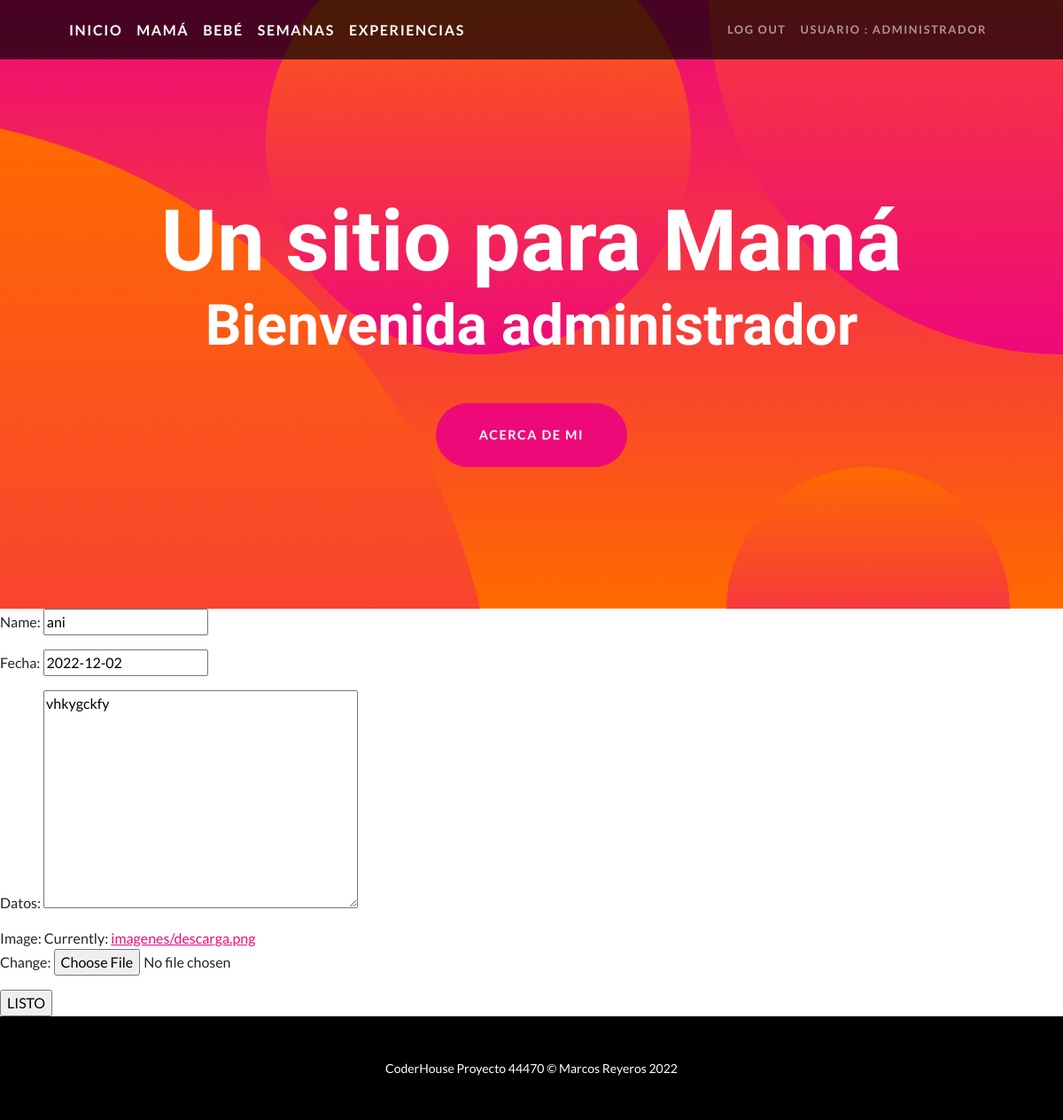
Screenshot of /experiancias/editar/1/ (signed in) with the database file from the repository.
### appFinal/models.py (models this page shows, shortened)
class Experiencias(models.Model):
    name = models.CharField(max_length=20)
    fecha = models.DateField()
    datos = models.TextField(max_length=2000, null=True)
    image = models.ImageField(upload_to='imagenes', null=True, blank=True)

### appFinal/views.py (the view)
# urls.py: path("experiancias/editar/<id>/", editarExperiencia, name="ap-editarexperiecias"),
def editarExperiencia(request, id):
    exp = Experiencias.objects.get(id = id)
    if request.method == "POST":
        formulario = ExperienciasForm(request.POST)
        if formulario.is_valid():
            data = formulario.cleaned_data
            exp.name = data["name"]
            exp.fecha = data["fecha"]
            exp.datos = data["datos"]
            exp.image = data["image"]
            exp.save()
            return redirect("ap-experiecias")
        else:
            return render(request, 'appFinal/editar_experiencia.html', {"formulario":formulario, "errores":formulario.errors})
    else:
        formulario = ExperienciasForm(initial={"name" : exp.name, "fecha" : exp.fecha, "datos" : exp.datos, "image" : exp.image})
        return render(request, 'appFinal/editar_experiencia.html', {"formulario":formulario, "errores":""})

### appFinal/forms.py
class ExperienciasForm(forms.Form):
    name = forms.CharField()
    fecha = forms.DateField()
    datos = forms.CharField(widget=forms.Textarea)
    image = forms.ImageField()

### appFinal/templates/appFinal/editar_experiencia.html (shortened to what this page needs)
{% extends 'appSitio/base.html' %}
{% block contenido %}
    <form method="post" enctype="multipart/form-data">{% csrf_token %}
        {{ formulario.as_p }}
        <input type="submit" value="LISTO">
    </form>
{% endblock %}

### appSitio/templates/appSitio/base.html (shortened to what this page needs)
<!DOCTYPE html>
<html lang="en">
    <head>
        {% load static %}
        <link href="{% static 'appSitio/css/styles.css' %}" rel="stylesheet" />
    </head>
    <body id="page-top">
        <nav class="navbar navbar-expand-lg navbar-dark navbar-custom fixed-top">
            <div class="container px-5">
                <a class="navbar-brand" href="{% url 'ap-inicio'%}">INICIO</a>
                <a class="navbar-brand" href="{% url 'ap-madre'%}"> MAMÁ</a>
                <a class="navbar-brand" href="{% url 'ap-bebe'%}"> BEBÉ</a>
                <a class="navbar-brand" href="{% url 'ap-semana'%}"> SEMANAS</a>
                <a class="navbar-brand" href="{% url 'ap-experiecias' %}"> EXPERIENCIAS</a>
                <div class="collapse navbar-collapse" id="navbarResponsive">
                    <ul class="navbar-nav ms-auto">
                        {% if request.user.is_authenticated %}
                            <li class="nav-item"><a class="nav-link" href="{% url 'ap-logout'%}">Log Out</a></li>
                            <li class="nav-item"><a class="nav-link" href="{% url 'ap-editarPerfil'%}">USUARIO : {{request.user.username}}</a></li>
                        {% else %}
                            <li class="nav-item"><a class="nav-link" href="{% url 'ap-login'%}">Log In</a></li>
                            <li class="nav-item"><a class="nav-link" href="{% url 'ap-registro'%}">Sign Up</a></li>
                        {% endif %}
                    </ul>
                </div>
            </div>
        </nav>
        <header class="masthead text-center text-white">
            <div class="masthead-content">
                <div class="container px-5">
                    <h1 class="masthead-heading mb-0">Un sitio para Mamá</h1>
                    {% if request.user.is_authenticated %}
                        <h2 class="masthead-subheading mb-0">Bienvenida {{request.user.username}} </h2>
                    {% else %}
                        <h2 class="masthead-subheading mb-0">Bienvenida</h2>
                    {% endif %}
                    <a class="btn btn-primary btn-xl rounded-pill mt-5" href="{% url 'ap-about' %}">ACERCA DE MI</a>
                </div>
            </div>
            <div class="bg-circle-1 bg-circle"></div>
            <div class="bg-circle-2 bg-circle"></div>
            <div class="bg-circle-3 bg-circle"></div>
            <div class="bg-circle-4 bg-circle"></div>
        </header>
        {% block contenido %}
        {% endblock %}
        <footer class="py-5 bg-black">
            <div class="container px-5"><p class="m-0 text-center text-white small">CoderHouse Proyecto 44470 &copy; Marcos Reyeros 2022</p></div>
        </footer>
    </body>
</html>

### rows the page displays
Experiencias: name "ani", fecha "2022-12-02", datos "vhkygckfy"

### other values shown
{{ request.user.username }} "ADMINISTRADOR"
{{ request.user.username }} "administrador"
